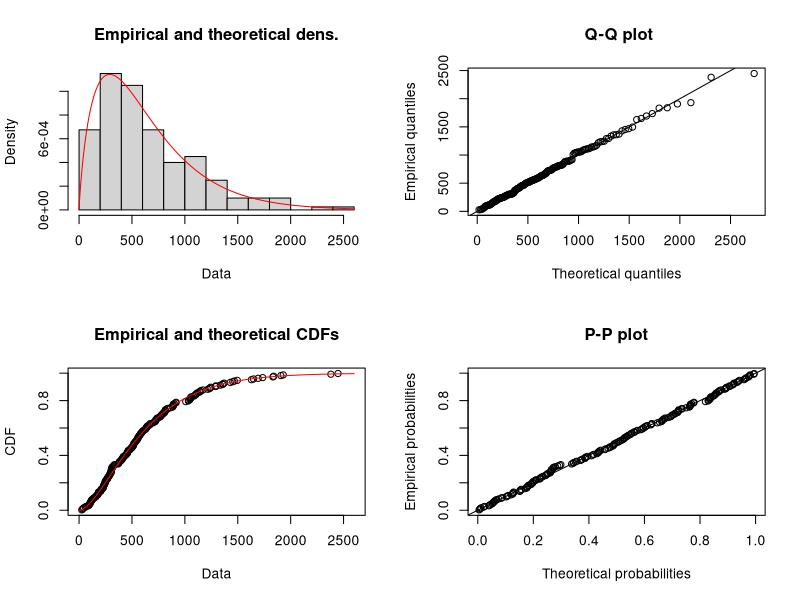
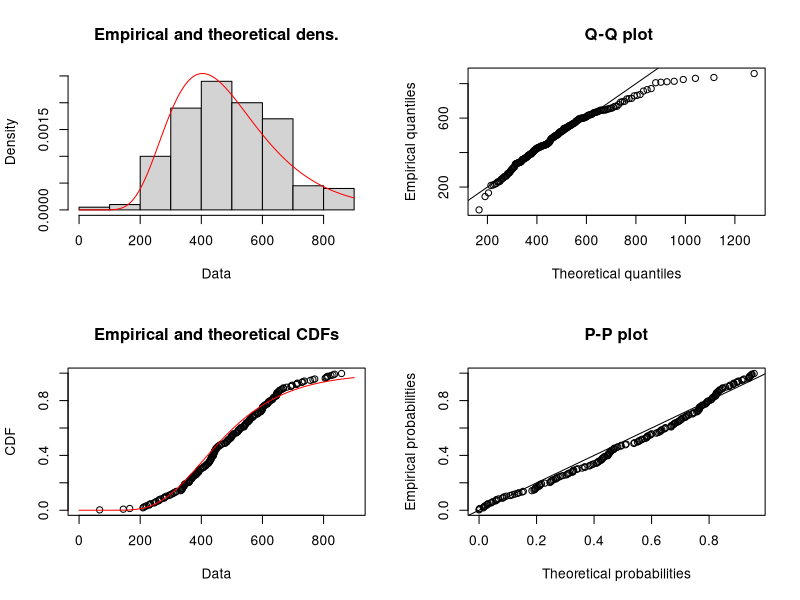
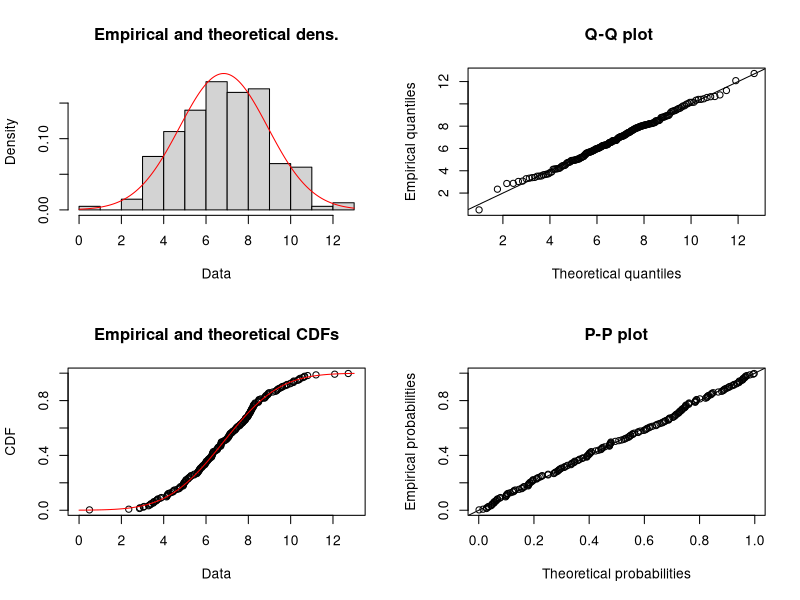
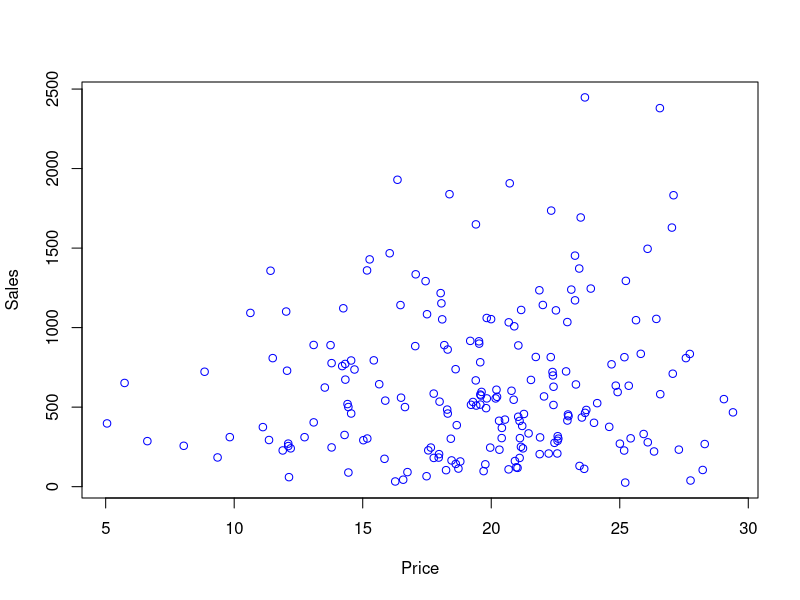
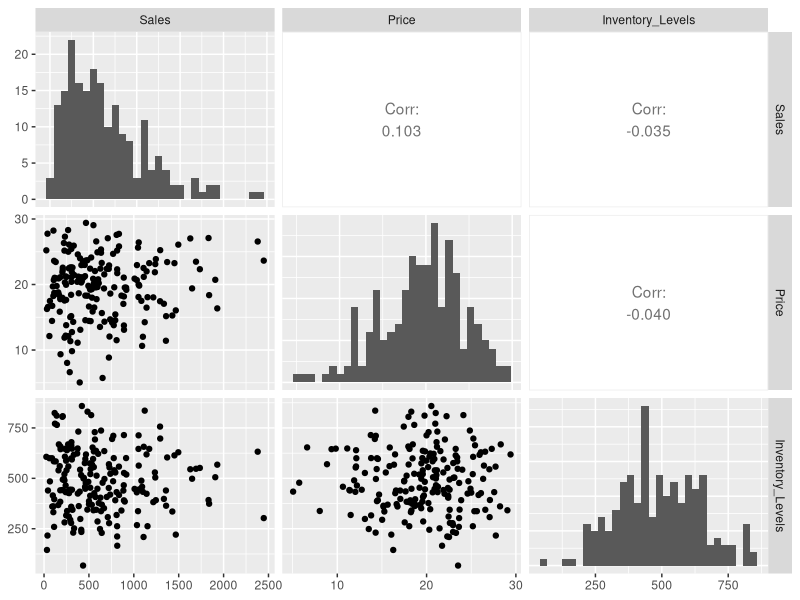
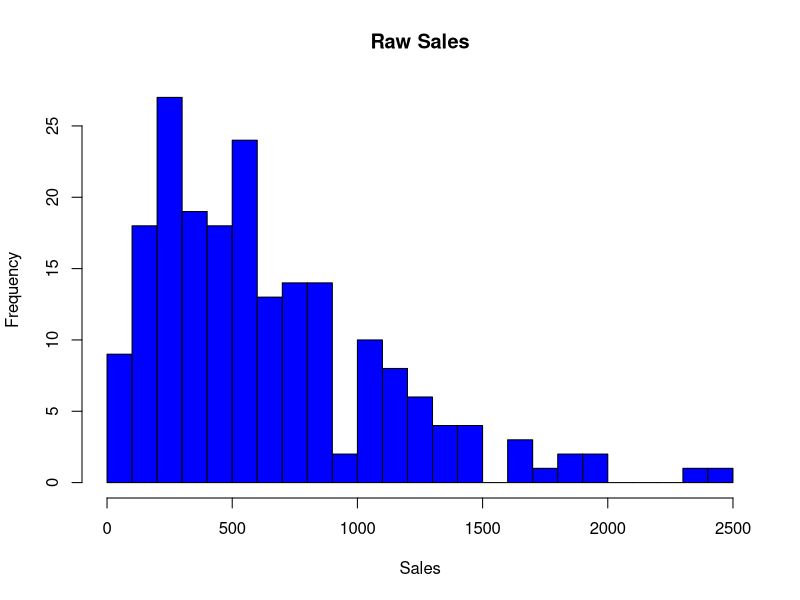
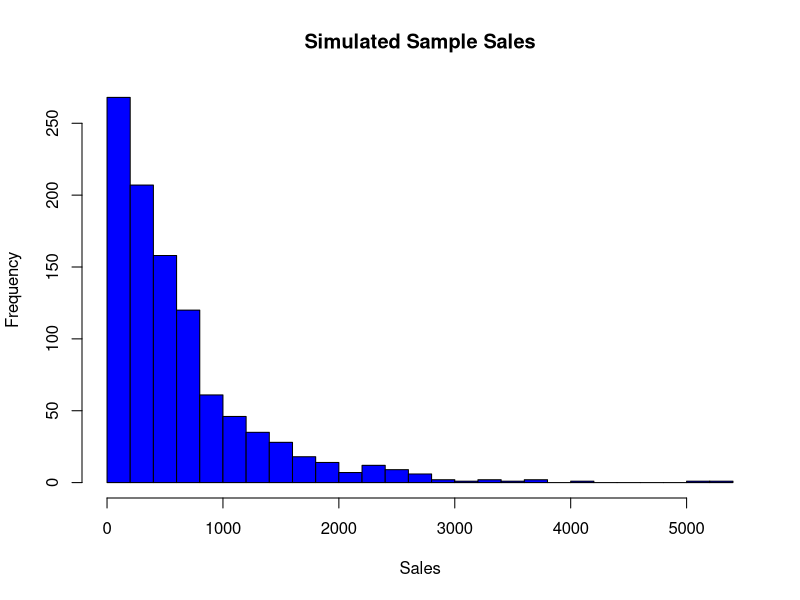
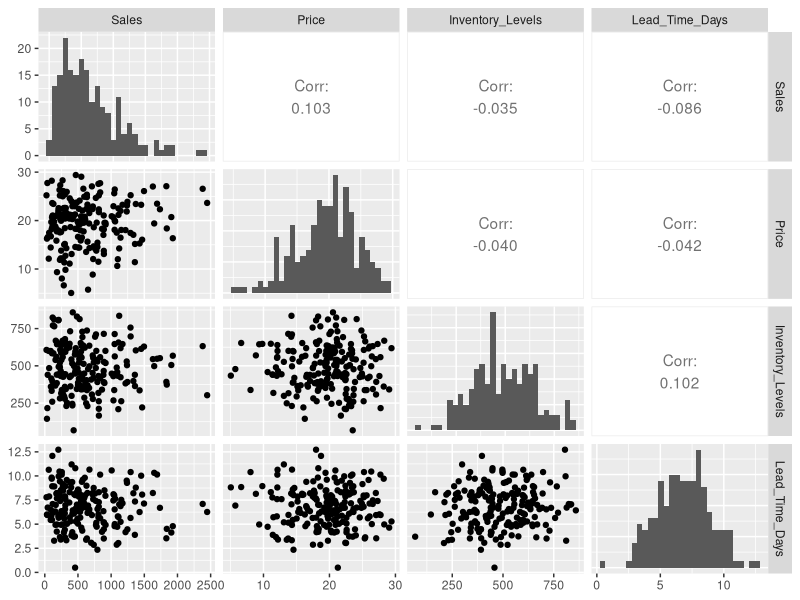

Write R code to recreate these figures, in order.
## ---- chunk 1
knitr::opts_chunk$set(echo = TRUE)
#install.packages('fitdistrplus')
library(tidyverse)
library(MASS)
library(fitdistrplus)
library(GGally)
library(Matrix)
library(ggplot2)
## ---- chunk 2
# Reading in the data 
retail_data <- read.csv("synthetic_retail_data.csv")

## Overview stats
print(summary(retail_data))

# Data types
str(retail_data) # One int column, with the rest being numbers.

# Nulls check
colSums(is.na(retail_data)) # no nulls

## Examining the actual data before getting started
head(retail_data)
## ---- chunk 3

## SALES DATA 

## Usingf the fitdistr package as outlined. 
sales_gamma <- fitdist(retail_data$Sales, "gamma")
summary(sales_gamma)

## Sales Shape: 1.834 with a Std. Error of 0.1325
## Sales Rate: 0.0028 with a std. Error of 0.000204

## Calculating the scale of the data with the results from above.
scale <- 1/ sales_gamma$estimate['rate']
print(scale) ## 347.1325

## The scale of the sales data is 347.13

## Plotting for good measure.
plot(sales_gamma)

## ---- chunk 4
## Inventory Levels
inventory_lognorm <- fitdist(retail_data$Inventory_Levels, "lnorm")
summary(inventory_lognorm)

## Est. PARAMETERS: 
## Inventory meanlog 6.13 with std. error 0.0256
## Inventory sdlog 0.3633 with std. error 0.01816


# Plotting for Good Measure
plot(inventory_lognorm)

## ---- chunk 5
   
##Lead_Time_Days
leadtime_norm <- fitdist(retail_data$Lead_Time_Days, "norm")
# View estimated mean and standard deviation
summary(leadtime_norm)

## Lead Time mean est. 6.834 with std. error of 0.1473
## Lead time sd est. 2.0832 with std. error of 0.10416

# Plotting for good measure 
plot(leadtime_norm)

## ---- chunk 6

## Taking the raw data for all three variables for empirical values

# Sales 
emp_mean_sales <- mean(retail_data$Sales)
emp_var_sales <- var(retail_data$Sales)
print(paste0("The empirical mean of sales and the empirical variance of sales are ",emp_mean_sales," and ",emp_var_sales ,", respectively."))

## Comparison
gamma_shape <- sales_gamma$estimate["shape"]
gamma_rate <- sales_gamma$estimate["rate"]
theo_mean_sales <- gamma_shape / gamma_rate
theo_var_sales <- gamma_shape / (gamma_rate^2)
print(paste0("The estimated via distribution mean of sales and the estimated via distribution variance of sales are ",theo_mean_sales," and ",theo_var_sales,", respectively."))

#Inventory
emp_mean_inventory <- mean(retail_data$Inventory_Levels)
emp_var_inventory <- var(retail_data$Inventory_Levels)
print(paste0("The empirical mean of inventory levels and the empirical variance of lnventory levels are ",emp_mean_inventory," and ", emp_var_inventory ,", respectively."))

## Comparison
lnorm_meanlog <- inventory_lognorm$estimate["meanlog"]
lnorm_sdlog <- inventory_lognorm$estimate["sdlog"]
theo_mean_inventory <- exp(lnorm_meanlog + (lnorm_sdlog^2)/2)
theo_var_inventory <- (exp(lnorm_sdlog^2) - 1) * exp(2 * lnorm_meanlog + lnorm_sdlog^2)
print(paste0("The estimated via distribution mean of inventory levels and the estimated via distribution variance of inventory levels are ",theo_mean_inventory," and ",theo_var_inventory,", respectively."))


# Lead Time
emp_mean_lead_time <- mean(retail_data$Lead_Time_Days)
emp_var_lead_time <- var(retail_data$Lead_Time_Days)
print(paste0("The empirical mean of lead time and the empirical variance of lead time are ",emp_mean_lead_time," and ", emp_var_lead_time ,", respectively."))

## Comparison
theo_mean_lead <- leadtime_norm$estimate["mean"]
theo_var_lead <- leadtime_norm$estimate["sd"]^2
print(paste0("The estimated via distribution mean of lead time and estimated via distribution variance of lead time are ",theo_mean_lead," and ",theo_var_lead,", respectively."))


## ---- chunk 7
#Leat TIme variables from above 
mu <- theo_mean_lead
sigma <- leadtime_norm$estimate["sd"]
probability <- (sum(retail_data$Lead_Time_Days > mu)) / (sum(retail_data$Lead_Time_Days > (mu - sigma)))
print(paste0("Probability is ",round(probability,2)))

## ---- chunk 8
probability <- (sum(retail_data$Lead_Time_Days > (mu + sigma))) / (sum(retail_data$Lead_Time_Days > mu))
print(paste0("Probability is ",round(probability,2)))

## ---- chunk 9
probability <- sum(retail_data$Lead_Time_Days > (mu + 2*sigma)) / sum(retail_data$Lead_Time_Days > mu)
print(paste0("Probability is ",round(probability,2)))

## ---- chunk 10
## Firstly plotting these two variables 
plot(retail_data$Price, retail_data$Sales,
     xlab = "Price",
     ylab = "Sales",
     col = "blue")

## Getting actual correlation
correlation <- cor(retail_data$Sales, retail_data$Price)
print(paste0("COrrelation between slaes and price is: ", correlation))

## Creating the contingency table w/ quartiles
retail_data_w_qrtl <- retail_data %>%  mutate(Sales_Quartile = ntile(Sales, 4),  Price_Quartile = ntile(Price, 4) )
## Checking results
print(head(retail_data_w_qrtl))
## making table
contingency_table <- table(retail_data_w_qrtl$Sales_Quartile, retail_data_w_qrtl$Price_Quartile)
print(contingency_table)

## Evaluation of the Marginal and Joing Probs. 
joint_prob <- prop.table(contingency_table)
print("Here is the join probabilities table, displaying the chances that a product lands in the respective quartiles of sales and price.")
print(joint_prob)

## Mariginal probablities
sales_marginals <- prop.table(rowSums(contingency_table))
print("The following is the marginal probabiltiy for the Sales quartiles and as it should be is 25%")
print(round(sales_marginals, 4))

price_marginals <- prop.table(colSums(contingency_table))
print("The following is the marginal probabiltiy for the Price quartiles and as it should be is 25%")
print(round(price_marginals, 4))

## ---- chunk 11
### Independence Tests
chi_sq_test <- chisq.test(contingency_table)
print(chi_sq_test)

print(" THe above chi squared text yielded a p value of 0.8514 which is much above the 0.05 limit for statistical significance. This leads us to conclus there is no statistically significant relationship for the sales_quartile and price_quartile variables. This, due to the lack of relationship we can conclude the two variables are independent")

#fisher_test <- fisher.test(contingency_table)
print("Lastly, the Fisher test failed. This is because of the size of the contingency table itself. Itr was 4x4 whick lead to a failure of memory in R. If we had a smaller contingency table to use here we would be able to use Fisher's test. However, we will just utilize the Chi Square test for independence, which due to this failure of fishers, is appropriate.")

## ---- chunk 12
## Descriptive Stats for Two variables ofi interest
print("INventory Levels")
print(summary(retail_data$Inventory_Levels))
print(paste0("standard dev: ", sd(retail_data$Inventory_Levels)))

print("Sales")
print(summary(retail_data$Sales))
print(paste0("standard dev: ", sd(retail_data$Sales)))
## ---- chunk 13
## Creating Sub df with sales price and inv. lvls 
retail_subset <- retail_data[, c("Sales", "Price", "Inventory_Levels")]

# Plot ggpairs with histograms
print(ggpairs(retail_subset, diag = list(continuous = wrap("barDiag"))))

## ---- chunk 14

## USing the same subset df as before
cor_matrix <- cor(retail_subset,)# method = "pearson")
print("Correlation Matrix")
print(cor_matrix)

## ---- chunk 15
## Sales v Price
print(cor.test(retail_data$Sales, retail_data$Price))

## Price v Inventory Levels
print(cor.test(retail_data$Price, retail_data$Inventory_Levels))

## Inventory Levels v Sales
print(cor.test(retail_data$Inventory_Levels, retail_data$Sales))

print("For each of these tests the p-values are above 0.05, meaning none of them are statistically significant. The resulting 95% confidence intervals for Sales v. Price, Price v. Inventory Levels, and Inventory Levels v. Sales, all include zero. This implies that each of these variables are independent of one another and do not have valid linear relationships between them.")

## ---- chunk 16
# Linear Regrssion Model
# Linear regression: Sales ~ Price
lm_model <- lm(Sales ~ Price, data = retail_data)
print(summary(lm_model))

## ---- chunk 17

## Correlation and Precision Matrix
cor_matrix <- cor(retail_data[, c("Sales", "Price")])
print("correlation Matrix:")
print(cor_matrix)

precision_matrix <- solve(cor_matrix)
print("Precision Matrix:")
print(precision_matrix)

## ---- chunk 18

mtx_cor <- Matrix(cor_matrix)
lu_decomp <- lu(mtx_cor)
print("------------LU Decomp")
print(lu_decomp)
lu_expanded <- expand(lu_decomp)
print("-----------LU Expanded")
print(lu_expanded)


## ---- chunk 19
# Going by the GGPairs plot earlier Sales is right skewed. 
exp_fit <- fitdistr(retail_data$Sales, "exponential")
print(exp_fit)
# 0.0015700652 

## ---- chunk 20
set.seed(100)

# Random Samples from dist
samples <- rexp(1000, rate = exp_fit$estimate)


print(hist(retail_data$Sales, breaks = 30, col = "blue",
     main = "Raw Sales", xlab = "Sales"))

print(hist(samples, breaks = 30, col = "blue",
     main = "Simulated Sample Sales", xlab = "Sales"))

## ---- chunk 21
exp_fit_5th_pctnl <- qexp(0.05, rate = exp_fit$estimate)
exp_fit_95th_pctnl <- qexp(0.95, rate = exp_fit$estimate)

print(paste0("5th Percentile: ", exp_fit_5th_pctnl))
print(paste0("95th Percentile: ", exp_fit_95th_pctnl))
## ---- chunk 22
sales_sd <- sd(retail_data$Sales)
## variable from before
#print(emp_mean_sales)

n <- length(retail_data$Sales)
error_margin <- 1.96 * (sales_sd / sqrt(n))

ci_lower <- emp_mean_sales - error_margin
ci_upper <- emp_mean_sales + error_margin

print(paste("95% CI Lower Bound:", ci_lower))
print(paste("95% CI Upper Bound:", ci_upper))

### Emprical Values from befdore
print("Empiriocal Values from before with Sales")
print(summary(retail_data$Sales))
print(paste0("standard dev: ", sd(retail_data$Sales)))

empirical_ci <- quantile(retail_data$Sales, probs = c(0.025, 0.975))
print(empirical_ci)

## ---- chunk 23
retail_sub_multi <- retail_data[, c("Sales", "Price", "Inventory_Levels", "Lead_Time_Days")]
print(ggpairs(retail_sub_multi, diag = list(continuous = wrap("barDiag"))))


## Looking at the ggpairs results and transforming the right skewed variables 
retail_sub_multi$log_Sales <- log(retail_sub_multi$Sales + 1)
retail_sub_multi$log_LeadTime <- log(retail_sub_multi$Lead_Time_Days + 1)
retail_sub_multi$log_Inventory <- log(retail_sub_multi$Inventory_Levels + 1)
retail_sub_multi$log_price <- log(retail_sub_multi$Price+1)


multi_model <- lm(log_Inventory ~ log_Sales + log_LeadTime + log_price, data = retail_sub_multi)
print(summary(multi_model))


## ---- chunk 24

## Residual Plotting and overview
residuals <- residuals(multi_model)
fitted_vals <- fitted(multi_model)

print(plot(fitted_vals, residuals,
     main = "Residuals vs Fitted",
     xlab = "Fitted Values",
     ylab = "Residuals"))

print(qqnorm(residuals, main = "QQ Plot"))

print(hist(residuals,
     breaks = 30,
     main = "Histogram of Residuals",
     xlab = "Residuals"))

## ---- chunk 25
## We want 95th Percentile for Peak Sales 
peak_sales <- quantile(retail_data$Sales, 0.95)
## For the other two variables we can just use the mean value because were only dealing with peak sales season
avg_lead  <- mean(retail_data$Lead_Time_Days)
avg_price <- mean(retail_data$Price)

## Mimicking the model, and transforming these variables before using to predict inventory needs.
log_sales <- log(peak_sales + 1)
log_lead <- log(avg_lead + 1)
log_price <- log(avg_price + 1)

peak_sales_data <- data.frame(log_Sales = log_sales,
                        log_LeadTime = log_lead,
                        log_price = log_price)

predicted_log_inventory <- predict(multi_model, newdata = peak_sales_data)
## Raw logged Predicted Inventoruy level need
print(predicted_log_inventory)

#Scaling back to normal number
normal_scale_inventory_level <- exp(predicted_log_inventory) - 1
print(paste("Recommended Inventory Level for Peak Sales:", round(normal_scale_inventory_level, 2)))
